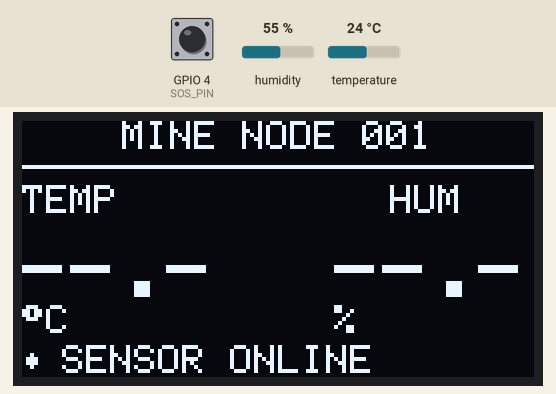
This sketch was run on a simulated ESP32. Shown: 128×64 one-colour display. The test bench sets the inputs (shaded band); at power-on: GPIO 4 (SOS_PIN) HIGH, humidity 55 %, temperature 24 °C. Nothing arrives over Bluetooth unless stated; a phone connects over Bluetooth LE 3 s after start; what the sketch prints to the serial monitor is not drawn.

Above: at 1.7 s.
1.8 s: GPIO 4 (SOS_PIN) pulled LOW for 0.15 s
At 2.31 s:
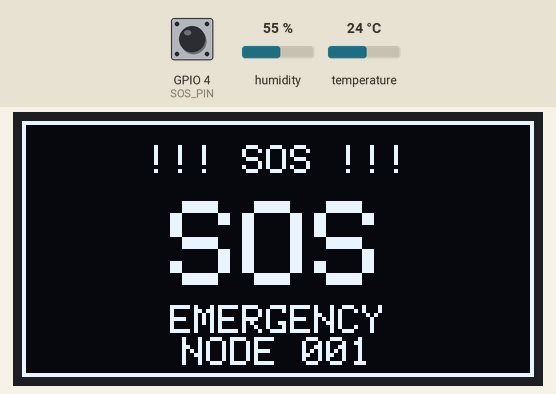
At 2.9 s:
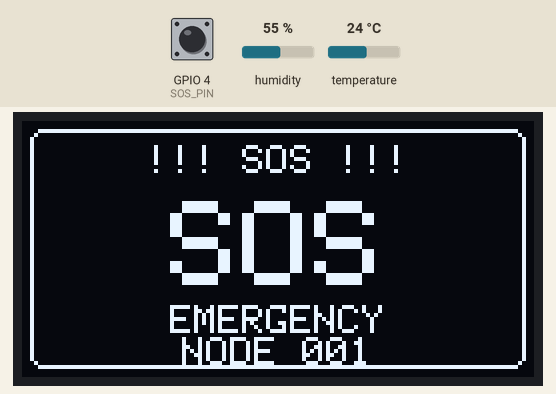
Timing chart, 0 to 4.8 s (numbered marks = the images above; inputs shaded):
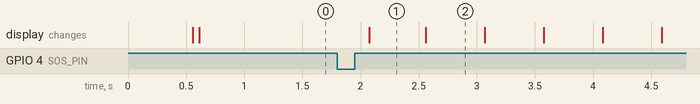

The sketch:

espNode.ino
```cpp
#include <NimBLEDevice.h>
#include <DHT.h>
#include <Wire.h>
#include <Adafruit_GFX.h>
#include <Adafruit_SSD1306.h>


// MINE SAFETY MESH - NODE 001
// PHASE 2: PACKET PROTOCOL + DHT11


#define NODE_ID "NODE_001"

#define SOS_PIN 4

#define DHT_PIN 16
#define DHT_TYPE DHT11


// OLED CONFIGURATION


#define OLED_SDA  21
#define OLED_SCL  22

#define OLED_WIDTH  128
#define OLED_HEIGHT 64

#define OLED_ADDRESS 0x3C


// PROTOCOL CONFIGURATION


#define PROTOCOL_VERSION 1

#define TYPE_SOS       "SOS"
#define TYPE_STATUS    "STATUS"

#define PRIORITY_NORMAL     0
#define PRIORITY_WARNING    1
#define PRIORITY_CRITICAL   2
#define PRIORITY_EMERGENCY  3

#define DEFAULT_TTL 10


// BLE UUIDs


#define SERVICE_UUID \
    "12345678-1234-5678-1234-56789abcdef0"

#define SOS_UUID \
    "12345678-1234-5678-1234-56789abcdef1"


// GLOBAL VARIABLES


NimBLECharacteristic* sosCharacteristic = nullptr;


// SEQUENCE NUMBER


unsigned long sequenceNumber = 0;


// SOS BUTTON
// ============================================================

bool lastButtonState = HIGH;
bool stableButtonState = HIGH;

unsigned long lastDebounceTime = 0;

const unsigned long DEBOUNCE_DELAY = 50;


// HEARTBEAT
// ============================================================

unsigned long lastHeartbeatTime = 0;

const unsigned long HEARTBEAT_INTERVAL = 5000;


// DHT11
// ============================================================

DHT dht(DHT_PIN, DHT_TYPE);

const unsigned long DHT_READ_INTERVAL = 2000;

unsigned long lastDHTReadTime = 0;

float currentTemperature = NAN;
float currentHumidity = NAN;


// OLED DISPLAY
// ============================================================

Adafruit_SSD1306 display(
    OLED_WIDTH,
    OLED_HEIGHT,
    &Wire,
    -1
);

bool oledAvailable = false;
bool localSOSActive = false;

unsigned long lastOLEDUpdate = 0;

const unsigned long OLED_UPDATE_INTERVAL = 100;


// BLE RECONNECTION STATE
// ============================================================

bool bleClientConnected = false;
bool bleRestartAdvertising = false;


// BLE SERVER CALLBACKS
// ============================================================

class ServerCallbacks : public NimBLEServerCallbacks
{
public:

    void onConnect(NimBLEServer* server)
    {
        bleClientConnected = true;

        Serial.println();
        Serial.println("--------------------------------");
        Serial.println("BLE CLIENT CONNECTED");
        Serial.println("--------------------------------");
        Serial.println();
    }


    void onDisconnect(NimBLEServer* server)
    {
        bleClientConnected = false;
        bleRestartAdvertising = true;

        Serial.println();
        Serial.println("--------------------------------");
        Serial.println("BLE CLIENT DISCONNECTED");
        Serial.println("Advertising restart scheduled.");
        Serial.println("--------------------------------");
        Serial.println();
    }
};


// CREATE PACKET
// ============================================================

String createPacket(
    const char* type,
    int priority
)
{
    sequenceNumber++;

    String packet = "{";

    packet += "\"v\":";
    packet += String(PROTOCOL_VERSION);

    packet += ",\"type\":\"";
    packet += type;
    packet += "\"";

    packet += ",\"origin\":\"";
    packet += NODE_ID;
    packet += "\"";

    packet += ",\"sender\":\"";
    packet += NODE_ID;
    packet += "\"";

    packet += ",\"seq\":";
    packet += String(sequenceNumber);

    packet += ",\"priority\":";
    packet += String(priority);

    packet += ",\"ttl\":";
    packet += String(DEFAULT_TTL);

    packet += ",\"hops\":0";

    packet += ",\"time_ms\":";
    packet += String(millis());


    // --------------------------------------------------------
    // Add DHT11 data only to STATUS packets
    // --------------------------------------------------------

    if (
        strcmp(type, TYPE_STATUS) == 0 &&
        !isnan(currentTemperature) &&
        !isnan(currentHumidity)
    )
    {
        packet += ",\"temperature_c\":";
        packet += String(currentTemperature, 1);

        packet += ",\"humidity_percent\":";
        packet += String(currentHumidity, 1);
    }


    packet += "}";

    return packet;
}


// SEND PACKET
// ============================================================

void sendPacket(String packet)
{
    if (sosCharacteristic == nullptr)
    {
        Serial.println(
            "ERROR: BLE characteristic is not initialized."
        );

        return;
    }


    Serial.println();
    Serial.println("========================================");
    Serial.println("PACKET GENERATED");
    Serial.println("========================================");

    Serial.print("Packet: ");
    Serial.println(packet);

    Serial.println("========================================");


    // --------------------------------------------------------
    // Store packet in BLE characteristic
    // --------------------------------------------------------

    sosCharacteristic->setValue(
        packet.c_str()
    );


    // --------------------------------------------------------
    // Notify Raspberry Pi
    // --------------------------------------------------------

    Serial.print("[DIAG] BLE NOTIFY START... ");

    bool result =
        sosCharacteristic->notify();

    Serial.println(
        result ? "OK" : "FAILED"
    );

    Serial.println("BLE notification attempted.");
    Serial.println();
}


// SEND SOS
// ============================================================

void sendSOS()
{
    Serial.println();
    Serial.println("!!!!!!!!!!!!!!!!!!!!!!!!!!!!!!!!!!!!!!!!");
    Serial.println("!!!          SOS BUTTON PRESSED      !!!");
    Serial.println("!!!!!!!!!!!!!!!!!!!!!!!!!!!!!!!!!!!!!!!!");


    // --------------------------------------------------------
    // Create emergency packet
    // --------------------------------------------------------

    String packet =
        createPacket(
            TYPE_SOS,
            PRIORITY_EMERGENCY
        );


    // --------------------------------------------------------
    // Diagnostics
    // --------------------------------------------------------

    Serial.println("[DIAG] SOS PACKET CREATED");

    Serial.print("[DIAG] SOS PACKET JSON: ");
    Serial.println(packet);

    Serial.print("[DIAG] SOS PACKET LENGTH: ");
    Serial.println(packet.length());


    // IMPORTANT:
    // We intentionally do NOT use
    //
    // NimBLEDevice::getConnectedCount()
    //
    // because that API does not exist in the installed
    // NimBLE-Arduino version.
    //
    // We simply attempt the notification and report whether
    // notify() itself succeeds.

    Serial.println(
        "[DIAG] BLE CONNECTION STATE: "
        "CHECKING THROUGH NOTIFY"
    );


    // --------------------------------------------------------
    // Send packet
    // --------------------------------------------------------

    Serial.println("[DIAG] BLE NOTIFY START");

    sendPacket(packet);

    Serial.println("[DIAG] BLE NOTIFY COMPLETE");


    // --------------------------------------------------------
    // Give BLE stack time to complete notification
    // before the next loop iteration / heartbeat.
    // --------------------------------------------------------

    delay(100);

    Serial.println("[DIAG] SOS TRANSMISSION COMPLETE");
    Serial.println();
}


// SEND STATUS / HEARTBEAT
// ============================================================

void sendHeartbeat()
{
    String packet =
        createPacket(
            TYPE_STATUS,
            PRIORITY_NORMAL
        );

    sendPacket(packet);
}


// READ DHT11
// ============================================================

void readDHT11()
{
    float humidity =
        dht.readHumidity();

    float temperature =
        dht.readTemperature();


    if (
        isnan(humidity) ||
        isnan(temperature)
    )
    {
        Serial.println(
            "DHT11 read failed."
        );

        return;
    }


    currentTemperature =
        temperature;

    currentHumidity =
        humidity;


    Serial.print("DHT11: ");

    Serial.print(
        currentTemperature,
        1
    );

    Serial.print(" C, ");

    Serial.print(
        currentHumidity,
        1
    );

    Serial.println(" %");
}


// OLED INITIALIZATION
// ============================================================

void initOLED()
{
    Wire.begin(
        OLED_SDA,
        OLED_SCL
    );

    if (
        !display.begin(
            SSD1306_SWITCHCAPVCC,
            OLED_ADDRESS
        )
    )
    {
        Serial.println(
            "[OLED] Initialization FAILED"
        );

        oledAvailable = false;

        return;
    }

    oledAvailable = true;

    display.clearDisplay();

    display.setTextColor(SSD1306_WHITE);

    display.setTextSize(1);

    display.setCursor(20, 28);

    display.println(
        "MINE NODE"
    );

    display.setCursor(32, 40);

    display.println("001");

    display.display();

    Serial.println(
        "[OLED] Initialization successful"
    );

    Serial.println(
        "[OLED] READY"
    );
}


// OLED TEXT CENTERING HELPER
// ============================================================

void drawCenteredText(
    const char* text,
    int y,
    int textSize
)
{
    display.setTextSize(textSize);

    int16_t x1, y1;

    uint16_t w, h;

    display.getTextBounds(
        text, 0, 0,
        &x1, &y1, &w, &h
    );

    display.setCursor(
        (OLED_WIDTH - w) / 2,
        y
    );

    display.print(text);
}


// OLED NORMAL SCREEN
// ============================================================

void drawNormalScreen()
{
    display.clearDisplay();

    display.setTextColor(SSD1306_WHITE);


    // --------------------------------------------------------
    // Header: MINE NODE 001
    // --------------------------------------------------------

    drawCenteredText(
        "MINE NODE 001",
        0,
        1
    );


    // --------------------------------------------------------
    // Separator line
    // --------------------------------------------------------

    display.drawLine(
        0, 11,
        OLED_WIDTH, 11,
        SSD1306_WHITE
    );


    // --------------------------------------------------------
    // Sensor labels: TEMP and HUM
    // --------------------------------------------------------

    display.setTextSize(1);

    display.setCursor(0, 16);

    display.print("TEMP");

    display.setCursor(92, 16);

    display.print("HUM");


    // --------------------------------------------------------
    // Sensor values: large prominent numbers
    // --------------------------------------------------------

    display.setTextSize(2);

    if (
        isnan(currentTemperature)
    )
    {
        display.setCursor(0, 30);

        display.print("--.-");
    }
    else
    {
        display.setCursor(0, 30);

        display.print(
            currentTemperature,
            1
        );
    }

    display.setTextSize(1);

    display.setCursor(0, 46);

    display.print("\xF7" "C");


    display.setTextSize(2);

    if (
        isnan(currentHumidity)
    )
    {
        display.setCursor(78, 30);

        display.print("--.-");
    }
    else
    {
        display.setCursor(78, 30);

        display.print(
            currentHumidity,
            1
        );
    }

    display.setTextSize(1);

    display.setCursor(78, 46);

    display.print("%");


    // --------------------------------------------------------
    // Bottom status line
    // --------------------------------------------------------

    display.setCursor(0, 56);

    display.print("\x07");

    display.setCursor(10, 56);

    display.print("SENSOR ONLINE");


    display.display();
}


// OLED SOS SCREEN
// ============================================================

void drawSOSScreen()
{
    display.clearDisplay();

    display.setTextColor(SSD1306_WHITE);


    // --------------------------------------------------------
    // Flashing border: toggle every 500ms
    // Non-blocking: uses millis()
    // --------------------------------------------------------

    bool flashOn =
        ((millis() / 500) % 2 == 0);


    // --------------------------------------------------------
    // Border
    // --------------------------------------------------------

    if (flashOn)
    {
        display.drawRect(
            0, 0,
            OLED_WIDTH, OLED_HEIGHT,
            SSD1306_WHITE
        );
    }
    else
    {
        display.drawRoundRect(
            2, 2,
            OLED_WIDTH - 4,
            OLED_HEIGHT - 4,
            3,
            SSD1306_WHITE
        );
    }


    // --------------------------------------------------------
    // !!! SOS !!! header
    // --------------------------------------------------------

    drawCenteredText(
        "!!! SOS !!!",
        6,
        1
    );


    // --------------------------------------------------------
    // SOS - very large centered
    // --------------------------------------------------------

    drawCenteredText(
        "SOS",
        20,
        3
    );


    // --------------------------------------------------------
    // EMERGENCY label
    // --------------------------------------------------------

    drawCenteredText(
        "EMERGENCY",
        46,
        1
    );


    // --------------------------------------------------------
    // NODE ID
    // --------------------------------------------------------

    drawCenteredText(
        "NODE 001",
        54,
        1
    );


    display.display();
}


// OLED UPDATE (non-blocking)
// ============================================================

void updateOLED(unsigned long now)
{
    if (!oledAvailable)
    {
        return;
    }


    if (
        (now - lastOLEDUpdate)
        < OLED_UPDATE_INTERVAL
    )
    {
        return;
    }

    lastOLEDUpdate = now;


    if (localSOSActive)
    {
        drawSOSScreen();
    }
    else
    {
        drawNormalScreen();
    }
}


// SETUP
// ============================================================

void setup()
{
    // --------------------------------------------------------
    // SERIAL
    // --------------------------------------------------------

    Serial.begin(115200);

    delay(500);


    // --------------------------------------------------------
    // SOS BUTTON
    // --------------------------------------------------------

    pinMode(
        SOS_PIN,
        INPUT_PULLUP
    );


    // --------------------------------------------------------
    // DHT11
    // --------------------------------------------------------

    dht.begin();


    // --------------------------------------------------------
    // OLED DISPLAY
    // --------------------------------------------------------

    initOLED();


    // --------------------------------------------------------
    // STARTUP INFORMATION
    // --------------------------------------------------------

    Serial.println();
    Serial.println("==============================");
    Serial.println("     UNDERGROUND MINE NODE");
    Serial.println("==============================");

    Serial.print("Node ID: ");
    Serial.println(NODE_ID);

    Serial.print("Protocol Version: ");
    Serial.println(PROTOCOL_VERSION);

    Serial.print("Default TTL: ");
    Serial.println(DEFAULT_TTL);

    Serial.print("SOS GPIO: ");
    Serial.println(SOS_PIN);

    Serial.print("DHT GPIO: ");
    Serial.println(DHT_PIN);

    Serial.println();


    // --------------------------------------------------------
    // Check initial button state
    // --------------------------------------------------------

    Serial.print(
        "Initial SOS button state: "
    );

    if (
        digitalRead(SOS_PIN) == HIGH
    )
    {
        Serial.println(
            "RELEASED"
        );
    }
    else
    {
        Serial.println(
            "PRESSED"
        );
    }


    // ========================================================
    // BLE INITIALIZATION
    // ========================================================

    NimBLEDevice::init(
        NODE_ID
    );


    NimBLEServer* server =
        NimBLEDevice::createServer();


    server->setCallbacks(
        new ServerCallbacks()
    );


    // Automatically restart advertising
    // when Raspberry Pi disconnects

    server->advertiseOnDisconnect(
        true
    );


    // ========================================================
    // BLE SERVICE
    // ========================================================

    NimBLEService* service =
        server->createService(
            SERVICE_UUID
        );


    // ========================================================
    // SOS / PACKET CHARACTERISTIC
    // ========================================================

    sosCharacteristic =
        service->createCharacteristic(
            SOS_UUID,

            NIMBLE_PROPERTY::READ |
            NIMBLE_PROPERTY::NOTIFY
        );


    // Initial packet

    sosCharacteristic->setValue(
        "{\"v\":1,\"type\":\"STATUS\",\"origin\":\"NODE_001\",\"sender\":\"NODE_001\",\"seq\":0,\"priority\":0,\"ttl\":10,\"hops\":0,\"time_ms\":0}"
    );


    // Start service

    service->start();


    // ========================================================
    // BLE ADVERTISING
    // ========================================================

    NimBLEAdvertising* advertising =
        NimBLEDevice::getAdvertising();


    advertising->setName(
        NODE_ID
    );


    advertising->addServiceUUID(
        SERVICE_UUID
    );


    advertising->enableScanResponse(
        true
    );


    advertising->start();


    // ========================================================
    // READY
    // ========================================================

    Serial.println();
    Serial.println(
        "BLE advertising started."
    );

    Serial.println(
        "Waiting for Raspberry Pi..."
    );

    Serial.println();

    Serial.println("==============================");
    Serial.println("          NODE READY");
    Serial.println("==============================");
    Serial.println();
}


// MAIN LOOP
// ============================================================

void loop()
{
    unsigned long now =
        millis();


    // ========================================================
    // SOS BUTTON
    // ========================================================

    bool reading =
        digitalRead(SOS_PIN);


    // --------------------------------------------------------
    // Detect electrical state change
    // --------------------------------------------------------

    if (
        reading != lastButtonState
    )
    {
        lastDebounceTime =
            now;

        lastButtonState =
            reading;
    }


    // --------------------------------------------------------
    // Wait for debounce period
    // --------------------------------------------------------

    if (
        (now - lastDebounceTime)
        >= DEBOUNCE_DELAY
    )
    {
        if (
            reading != stableButtonState
        )
        {
            stableButtonState =
                reading;


            // ------------------------------------------------
            // BUTTON PRESSED
            // ------------------------------------------------

            if (
                stableButtonState == LOW
            )
            {
                localSOSActive = true;

                Serial.println(
                    "[OLED] SOS MODE"
                );

                Serial.println(
                    "[DIAG] SOS BUTTON DEBOUNCED LOW - calling sendSOS()"
                );

                sendSOS();
            }


            // ------------------------------------------------
            // BUTTON RELEASED
            // ------------------------------------------------

            else
            {
                Serial.println(
                    "SOS button released."
                );
            }
        }
    }


    // ========================================================
    // DHT11
    // ========================================================

    if (
        now - lastDHTReadTime
        >= DHT_READ_INTERVAL
    )
    {
        lastDHTReadTime =
            now;

        readDHT11();
    }


    // ========================================================
    // HEARTBEAT
    // ========================================================

    if (
        now - lastHeartbeatTime
        >= HEARTBEAT_INTERVAL
    )
    {
        lastHeartbeatTime =
            now;

        sendHeartbeat();
    }


    // ========================================================
    // OLED DISPLAY
    // ========================================================

    updateOLED(now);


    // ========================================================
    // BLE ADVERTISING RESTART
    // ========================================================

    if (bleRestartAdvertising)
    {
        bleRestartAdvertising = false;

        NimBLEDevice::startAdvertising();

        Serial.println(
            "[BLE] Advertising restarted"
        );
    }


    // ========================================================
    // SMALL LOOP DELAY
    // ========================================================

    delay(5);
}
```

Measured:
- after the input at 1.8 s, the display: changes after 0.28 s (image 1)
- what the display in image 1 shows lasts 0.5 s, from 2.1 s to 2.6 s
